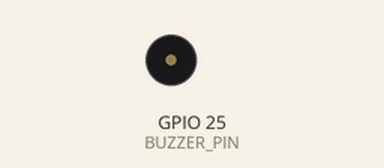
This program was run on a simulated ESP32. Parts: buzzer (waves = sounding).

Above: at 2.8 s.
At 13.68 s:
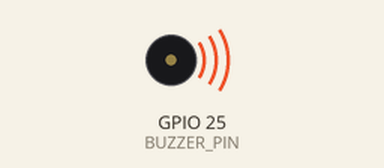
Timing chart, 0 to 14.1 s (numbered marks = the images above):
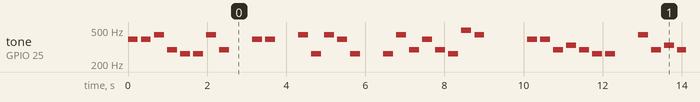

The program:

main.cpp
```cpp
#include "pitches.h"
#include <Arduino.h>

#define NOTE_REST 0  // 定义休止符为 0

#define BUZZER_PIN 25
#define NOTE_DURATION  250  // 单音持续时间（ms）
#define PAUSE_BETWEEN_NOTES 80  // 音符间基础间隔
#define INTER_PHRASE_PAUSE 500  // 乐句间额外间隔

int dongfanghong_melody[] = {
  // 第一乐句：东方红
  NOTE_G4, NOTE_G4, NOTE_A4, NOTE_D4,
  NOTE_C4, NOTE_C4, NOTE_A4, NOTE_D4,
  NOTE_G4, NOTE_G4, NOTE_REST,        // 插入休息符
  NOTE_A4, NOTE_C4, NOTE_A4, NOTE_G4,

  // 第二乐句：太阳升
  NOTE_C4, NOTE_C4, NOTE_A4, NOTE_D4,
  NOTE_G4, NOTE_D4, NOTE_C4, NOTE_B4, NOTE_A4,
  NOTE_REST,  // 乐句间休息

  // 副歌部分
  NOTE_G4, NOTE_G4, NOTE_D4, NOTE_E4, NOTE_D4,
  NOTE_C4, NOTE_C4, NOTE_A4, NOTE_D4, NOTE_E4, NOTE_D4,
  NOTE_C4, NOTE_D4, NOTE_C4, NOTE_B4, NOTE_A4,
  NOTE_G4
};

void setup() {
  pinMode(BUZZER_PIN, OUTPUT);
}

void playMelody() {
  int numNotes = sizeof(dongfanghong_melody) / sizeof(int);

  for (int i = 0; i < numNotes; i++) {
    if(dongfanghong_melody[i] == NOTE_REST) {
      delay(INTER_PHRASE_PAUSE);  // 乐句间长间隔
      continue;
    }

    tone(BUZZER_PIN, dongfanghong_melody[i], NOTE_DURATION);
    delay(NOTE_DURATION + PAUSE_BETWEEN_NOTES); // 基础间隔
    noTone(BUZZER_PIN);

    // 额外添加词句间间隔
    if(i % 8 == 7) delay(INTER_PHRASE_PAUSE); // 每8个音加长间隔
  }
}

void loop() {
  playMelody();
  delay(5000); // 整曲播放间隔
}
```

pitches.h
```cpp
/*************************************************
 * Public Constants
 *************************************************/
#define NOTE_REST -1 // 使用-1作为休息标识符
 #define NOTE_B0  31
 #define NOTE_C1  33
 #define NOTE_CS1 35
 #define NOTE_D1  37
 #define NOTE_DS1 39
 #define NOTE_E1  41
 #define NOTE_F1  44
 #define NOTE_FS1 46
 #define NOTE_G1  49
 #define NOTE_GS1 52
 #define NOTE_A1  55
 #define NOTE_AS1 58
 #define NOTE_B1  62
 #define NOTE_C2  65
 #define NOTE_CS2 69
 #define NOTE_D2  73
 #define NOTE_DS2 78
 #define NOTE_E2  82
 #define NOTE_F2  87
 #define NOTE_FS2 93
 #define NOTE_G2  98
 #define NOTE_GS2 104
 #define NOTE_A2  110
 #define NOTE_AS2 117
 #define NOTE_B2  123
 #define NOTE_C3  131
 #define NOTE_CS3 139
 #define NOTE_D3  147
 #define NOTE_DS3 156
 #define NOTE_E3  165
 #define NOTE_F3  175
 #define NOTE_FS3 185
 #define NOTE_G3  196
 #define NOTE_GS3 208
 #define NOTE_A3  220
 #define NOTE_AS3 233
 #define NOTE_B3  247
 #define NOTE_C4  262
 #define NOTE_CS4 277
 #define NOTE_D4  294
 #define NOTE_DS4 311
 #define NOTE_E4  330
 #define NOTE_F4  349
 #define NOTE_FS4 370
 #define NOTE_G4  392
 #define NOTE_GS4 415
 #define NOTE_A4  440
 #define NOTE_AS4 466
 #define NOTE_B4  494
 #define NOTE_C5  523
 #define NOTE_CS5 554
 #define NOTE_D5  587
 #define NOTE_DS5 622
 #define NOTE_E5  659
 #define NOTE_F5  698
 #define NOTE_FS5 740
 #define NOTE_G5  784
 #define NOTE_GS5 831
 #define NOTE_A5  880
 #define NOTE_AS5 932
 #define NOTE_B5  988
 #define NOTE_C6  1047
 #define NOTE_CS6 1109
 #define NOTE_D6  1175
 #define NOTE_DS6 1245
 #define NOTE_E6  1319
 #define NOTE_F6  1397
 #define NOTE_FS6 1480
 #define NOTE_G6  1568
 #define NOTE_GS6 1661
 #define NOTE_A6  1760
 #define NOTE_AS6 1865
 #define NOTE_B6  1976
 #define NOTE_C7  2093
 #define NOTE_CS7 2217
 #define NOTE_D7  2349
 #define NOTE_DS7 2489
 #define NOTE_E7  2637
 #define NOTE_F7  2794
 #define NOTE_FS7 2960
 #define NOTE_G7  3136
 #define NOTE_GS7 3322
 #define NOTE_A7  3520
 #define NOTE_AS7 3729
 #define NOTE_B7  3951
 #define NOTE_C8  4186
 #define NOTE_CS8 4435
 #define NOTE_D8  4699
 #define NOTE_DS8 4978
```

Measured:
- by itself, tone on GPIO 25 (BUZZER_PIN): plays 392 Hz for 0.25 s, 392 Hz for 0.25 s, 440 Hz for 0.25 s, 294 Hz for 0.25 s, 262 Hz for 0.25 s, 262 Hz for 0.25 s … (240 notes in this stretch)
